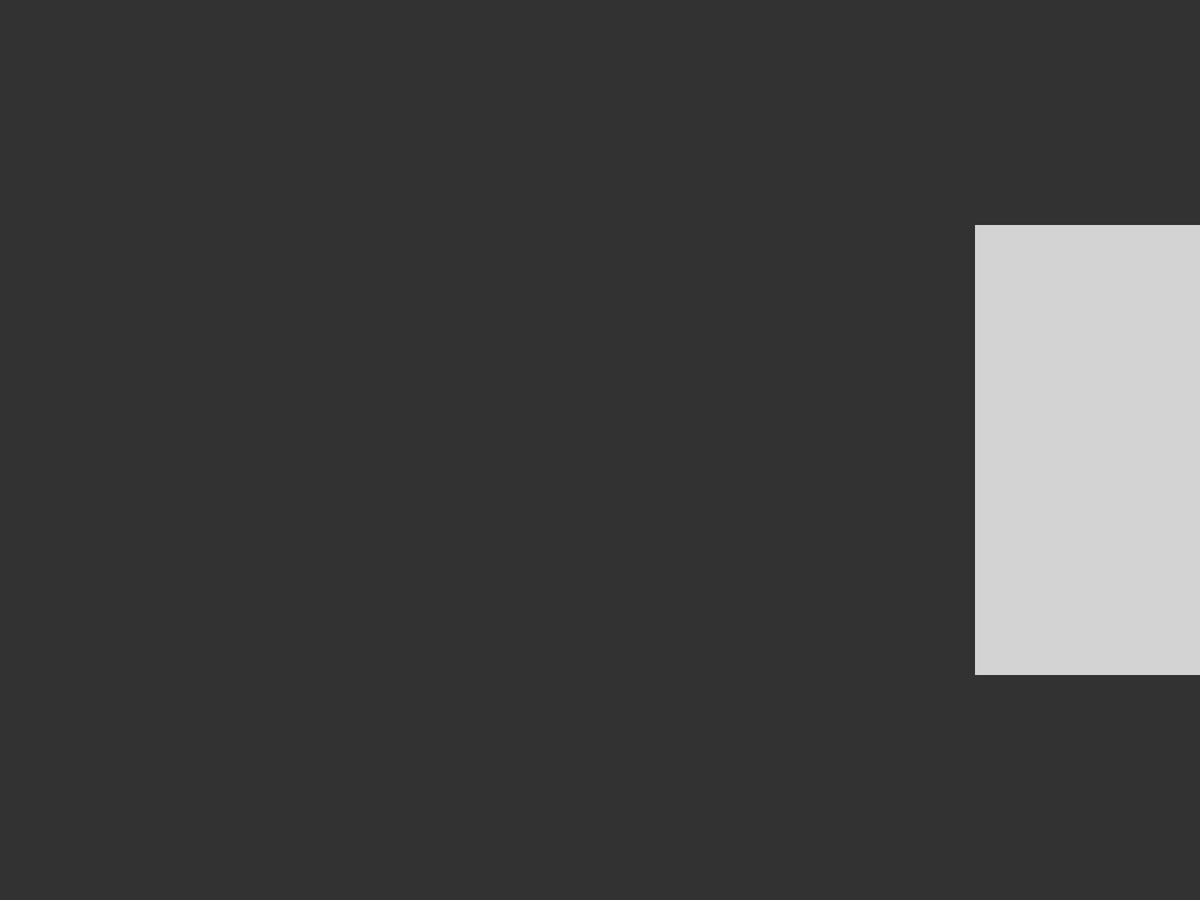
Frame 1 (no input)
Frame 60 (the mouse pressed at the canvas centre just before this capture): identical to frame 1, image omitted
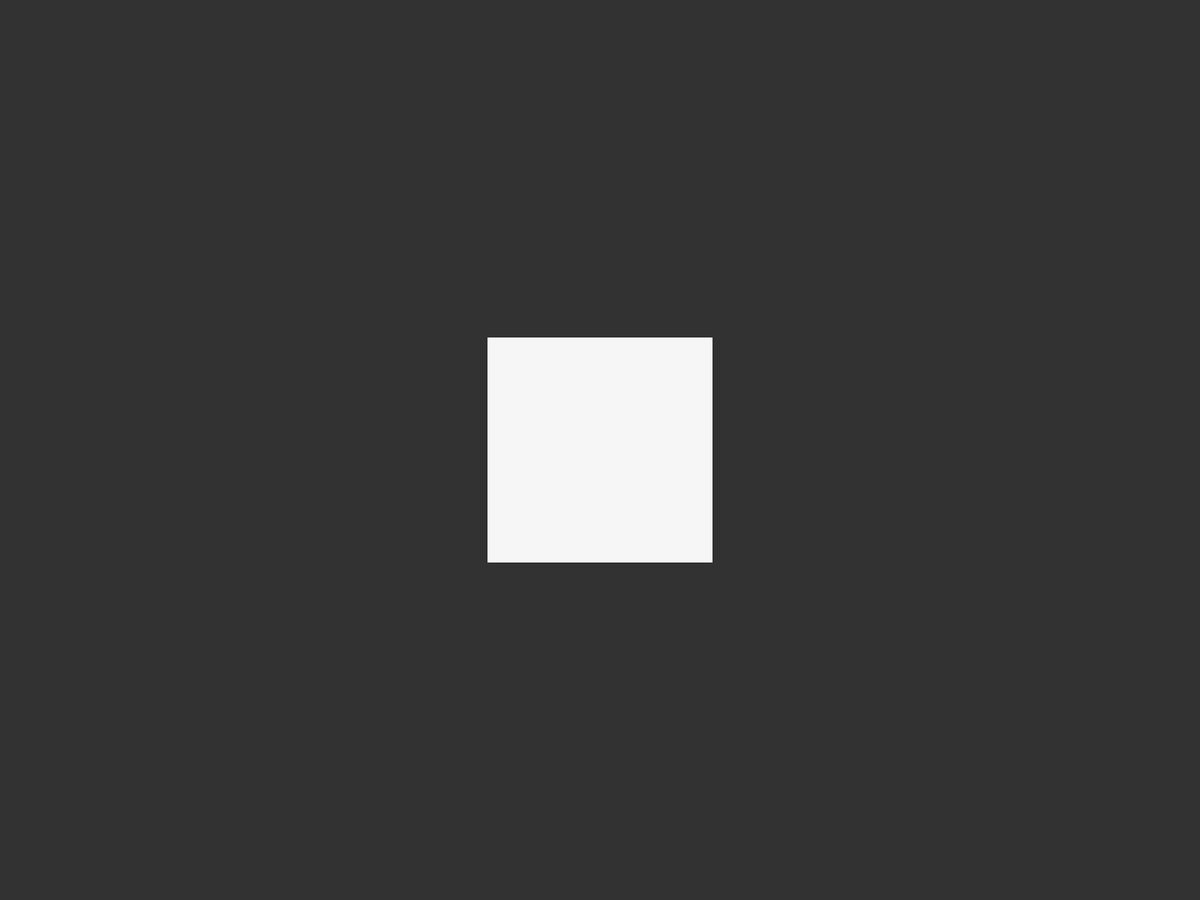
Frame 120 (the mouse held since frame 60 and released just before this capture)

The Processing sketch that drew these frames (run headless with seeded random() and noise(); from frame 60 on, the mouse is pressed at the canvas centre):

// Processing sketch: day2_example_mouseboxes
// ── day2_example_mouseboxes.pde
void setup() {
  fullScreen();
  noStroke();
  rectMode(CENTER);
}

void draw() {
  background(50); 
  fill(255, 200);
  
  // draw a rect at the mouse position
  rect(mouseX, height/2, mouseY/2, mouseY/2);
  
  // calculate the opposite position (to draw another one)
  int inverseX = width-mouseX;
  int inverseY = height-mouseY;
  
  // draw the other one
  rect(inverseX, height/2, inverseY/2, inverseY/2);
}
